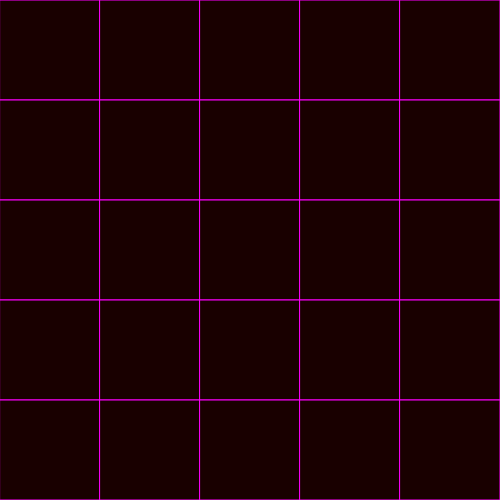
Frame 1 (no input)
Frame 60 (no input): identical to frame 1, image omitted
Frame 120 (the mouse pressed at the canvas centre since frame 60): identical to frame 1, image omitted

The p5.js sketch that drew this single still picture (run headless with seeded random() and noise() and a simulated clock; from frame 60 on, the mouse is pressed at the canvas centre):

// p5.js sketch
// ── sketch.js

function setup() {
    createCanvas(500,500) 
    background(0);
}


function draw() {
    drawBoxes(5, color,('magenta'));


}


function drawBoxes(numBoxes,storkeColor) {
    let boxSize = width/numBoxes;
    console.log(boxSize)
    fill (25,0,0)
    stroke('magenta')
    for(let j=0; j<numBoxes; j++){
            for (let i=0; i<numBoxes; i++){
                rect (boxSize*i, boxSize*j, boxSize,boxSize)
            }
    }
}
